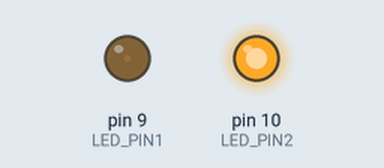
Recording of a sketch running on a simulated Arduino Uno, built with avr-gcc and run on an emulated ATmega328P. On the bench: output pins drawn as LEDs (lit = HIGH).

Above: at 0.05 s.
At 1.15 s:
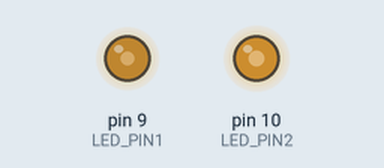
At 2.3 s:
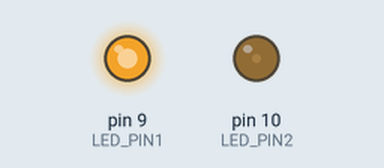
At 4.6 s:
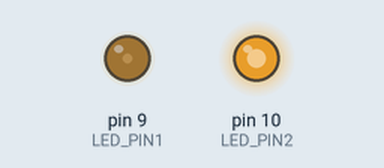
Timing chart, 0 to 6.7 s (numbered marks = the images above):
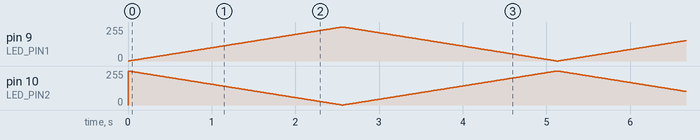

The sketch:

p66.ino
```cpp
#define LED_PIN1 9
#define LED_PIN2 10

void setup() {
  // put your setup code here, to run once:
  pinMode(LED_PIN1, OUTPUT);
  pinMode(LED_PIN1, OUTPUT);
}

void loop() {
  // put your main code here, to run repeatedly:
  // 出力値
  int i, j;
  // 0 ~ 255の間でLEDを点灯
  for(i = 0;i < 256; i++) {
    //iの値でLEDを点灯させる
    analogWrite(LED_PIN1, i);
    j = 255 - i;
    // jの値でLEDを点灯させる
    analogWrite(LED_PIN2, j);
    delay(10);
  }
  for(i = 255; i > -1; i--) {
    // iの値でLEDを消灯していく
    analogWrite(LED_PIN1, i);
    j = 255 -i;
    // jの値でLEDを消灯していく
    analogWrite(LED_PIN2, j);
    delay(10);
  }
}
```
